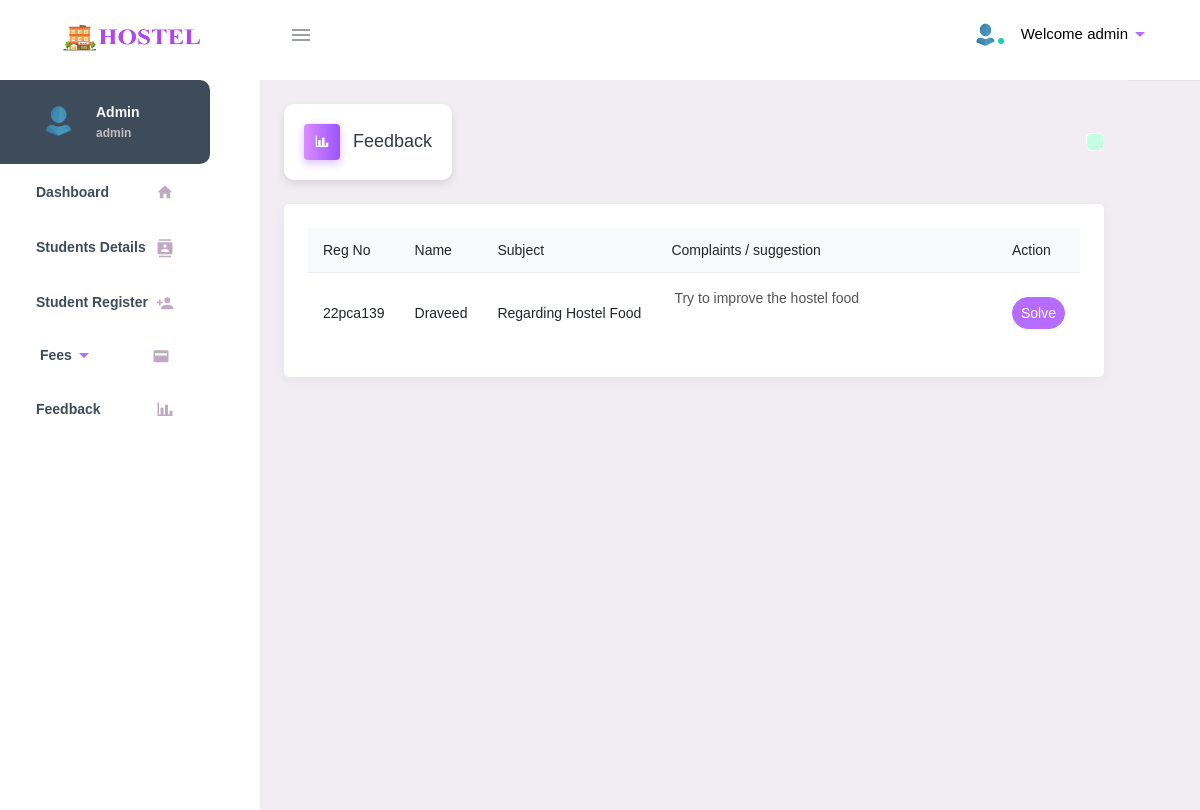
The app's page /admin/get_feedback.php (signed in), older data.
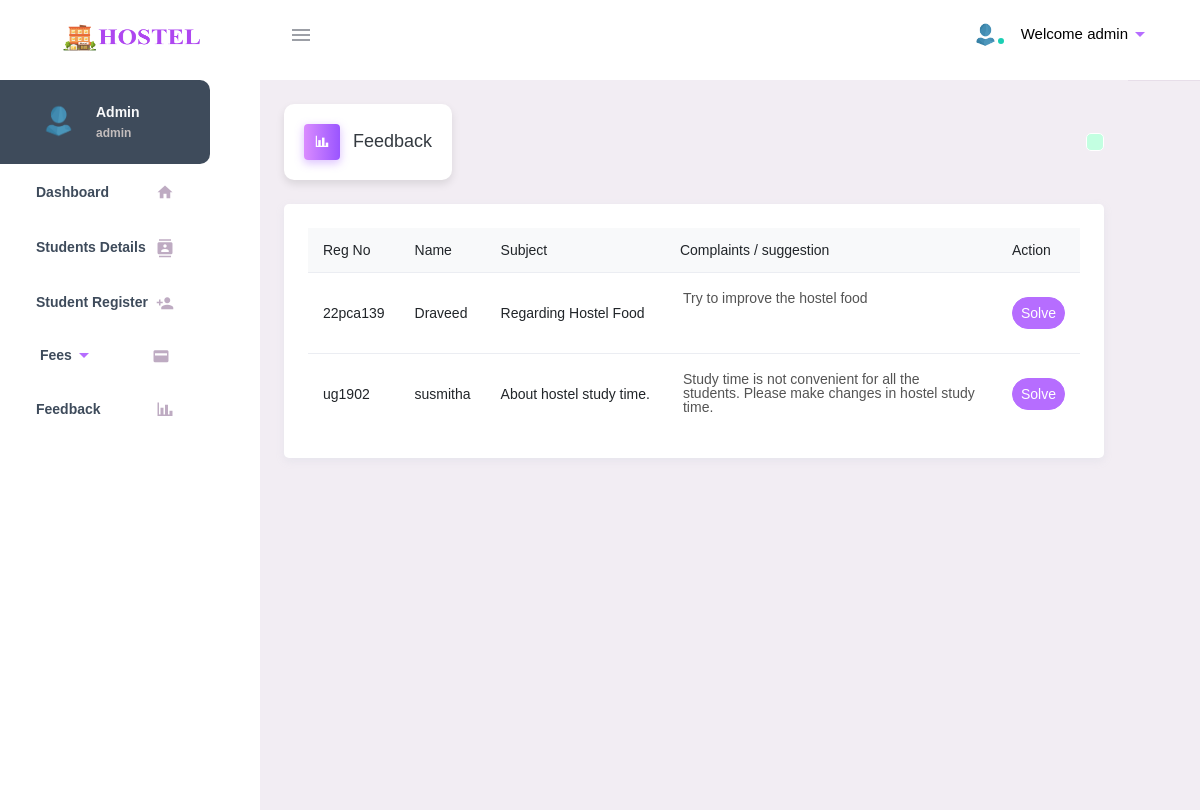
The same page, newer data.
### tables this page shows
CREATE TABLE `suggest` (
  `id` varchar(20) NOT NULL,
  `reg` varchar(20) NOT NULL,
  `name` varchar(50) NOT NULL,
  `sub` varchar(50) NOT NULL,
  `cmpl` varchar(250) NOT NULL,
  `status` varchar(20) DEFAULT 'pending'
);

### admin/get_feedback.php (the view, shortened to what this page needs)
<?php
include('../dbconnect.php');
$errorMessage = "";
?>
<!DOCTYPE html>
<html lang="en">
<head>
  <link rel="stylesheet" href="./include/materialdesignicons.min.css">
  <link rel="stylesheet" href="./include/vendor.bundle.base.css">
  <link rel="stylesheet" href="./include/style.css">
  <link rel="stylesheet" href="https://cdn.jsdelivr.net/npm/@mdi/font/css/materialdesignicons.min.css">
  <link rel="stylesheet" href="../dist/css/style.min.css">
  <link rel="stylesheet" href="./include/style.css">
  <link rel="stylesheet" href="./include/exstyle.css">
  <link rel="stylesheet" href="https://cdnjs.cloudflare.com/ajax/libs/font-awesome/5.15.3/css/all.min.css">
</head>
<body class="">
  <div class="container-scroller">
    <header class="topbar" data-navbarbg="skin6">
      <?php include 'navbar.php' ?>
    </header>
    <div class="container-fluid page-body-wrapper pt-0 proBanner-padding-top">
      <div class="navcantainer d-fixed">
        <?php include 'sidebar.php' ?>
      </div>
      <div class="main-panel">
        <div class="content-wrapper p-4">
          <div class="page-header">
            <h3 class="page-title" style="font-family: 'Montserrat Alternates', sans-serif;
">
              <span class="page-title-icon bg-gradient-primary text-white mr-2">
                <i class="mdi mdi-chart-bar menu-icon"></i>
              </span> Feedback
            </h3>
            <div id="successMessage" class="sucees p-2" style="display: none;">
            <?php echo $errorMessage; ?></div>
          </div>
          <form method="POST">
            <div class="grid-margin card p-4 stretch-card">
              <?php
              $qry = mysqli_query($connect, "select * from suggest");
              $hasData = false;
              while ($row = mysqli_fetch_array($qry)) {
                $hasData = true;
              }
              if ($hasData) {
              ?>
                <table class="table table-responsive-xl">
                  <thead class="grid-margin bg-light fs-1 fw-bolder">
                    <tr>
                      <th>Reg No</th>
                      <th>Name</th>
                      <th>Subject</th>
                      <th>Complaints / suggestion</th>
                      <th>Action</th>
                    </tr>
                  </thead>
                  <?php
                  mysqli_data_seek($qry, 0);
                  while ($row = mysqli_fetch_array($qry)) {
                  ?>
                    <tr>
                      <td>
                        <div><?php echo $row['reg']; ?></div>
                      </td>
                      <td>
                        <div><?php echo $row['name']; ?></div>
                      </td>
                      <td>
                        <div><?php echo $row['sub']; ?></div>
                      </td>
                      <td class="text-align:center;justify-content:center;align-items:center;display:flex">
                        <textarea name="" id="" style="background-color:white;border-color:white; width:100%;" cols="70" rows="3" disabled><?php echo $row['cmpl']; ?></textarea>
                      </td>
                      <td>
                        <button class="rounded-pill btn--blue btn pt-2 pb-2 pr-2 pl-2 btn-primary" id="solveButton">Solve</button>
                      </td>
                    </tr>
                  <?php
                  }
                  ?>
                </table>
              <?php
              } else {
              ?>
                <div style="display:block; text-align:center">
                  <img style="height: 300px; width:300px;" src="./include/no_feed.png" alt="">
                </div>
              <?php
              }
              ?>
            </div>
          </form>
        </div>
      </div>
      <footer class="footer">
        <div class="container-fluid clearfix">
        </div>
      </footer>
    </div>
  </div>
</body>
</html>

### admin/navbar.php (shortened to what this page needs)
<nav class="navbar default-layout-navbar col-lg-12 col-12 p-0 d-flex flex-row fixed-top">
  <div class="text-center navbar-brand-wrapper d-flex align-items-center justify-content-center">
    <a class="navbar-brand brand-logo" href="../index.php"><img src="../admin/include/HO_LOGO.png" alt="logo"></a>
  </div>
  <div class="navbar-menu-wrapper d-flex align-items-stretch">
    <button class="navbar-toggler navbar-toggler align-self-center" type="button" data-toggle="minimize">
      <span class="mdi mdi-menu"></span>
    </button>
    <ul class="navbar-nav navbar-nav-right">
      <li class="nav-item nav-profile dropdown">
        <a class="nav-link dropdown-toggle" id="profileDropdown" href="#" data-toggle="dropdown" aria-expanded="false">
          <div class="nav-profile-img">
            <img src="../admin/include/admin_logo.png" alt="image"style="height: 30px;">
            <span class="availability-status online"></span>
          </div>
          <div class="nav-profile-text">
            <p class="mb-1 text-black">Welcome <?php echo " " . $_SESSION['name']; ?></p>
          </div><i class="mdi mdi-menu-down mdi-24px text-primary"></i>
        </a>
      </li>
    </ul>
  </div>
</nav>

### admin/sidebar.php (shortened to what this page needs)
<nav class="sidebar sidebar-offcanvas m-0 fixed-left d-flex" id="sidebar">
    <ul class="nav">
        <li class="nav-item nav-profile bg-dark" style="  border-top-right-radius: 10px;
  border-bottom-right-radius: 10px;">
            <a href="" class="nav-link">
                <div class="nav-profile-image">
                    <img src="./include/admin_logo1.png" alt="profile" style="height: 40px;">
                </div>
                <div class="nav-profile-text d-flex flex-column">
                    <span class="font-weight-bold mb-2 text-light">Admin</span>
                    <span class="text-secondary text-small"><?php echo " " .$_SESSION['name']; ?></span>
                </div>
            </a>
        </li>
        <li class="nav-item">
            <a class="nav-link" href="admin_dashboard.php">
                <span class="menu-title">Dashboard</span>
                <i class="mdi mdi-home menu-icon"></i>
            </a>
        </li>
        <li class="nav-item">
            <a class="nav-link" href="Stud_detail.php">
                <span class="menu-title">Students Details</span>
                <i class="mdi mdi-contacts menu-icon"></i>
            </a>
        </li>
        <li class="nav-item">
            <a class="nav-link" href="stud_registration.php">
                <span class="menu-title">Student Register</span>
                <i class="mdi mdi-account-plus menu-icon pl-2"></i>
            </a>
        </li>
        <li class="nav-item">
    <a class="nav-link collapsed p-1" data-toggle="collapse" href="#ui-basic" aria-expanded="false" aria-controls="ui-basic" id="fees-menu">
        <span class="menu-title">Fees</span>
        <i class="mdi mdi-menu-down mdi-24px text-primary"></i>
        <i class="mdi mdi-credit-card menu-icon"></i>
    </a>
</li>
        <li class="nav-item">
            <a class="nav-link" href="get_feedback.php">
                <span class="menu-title">Feedback</span>
                <i class="mdi mdi-chart-bar menu-icon"></i>
            </a>
        </li>
    </ul>
</nav>

### admin/include/exstyle.css (style rules this page uses)
.page-title, .date, .time { background-color: #fff; box-shadow: 0 4px 8px rgba(0, 0, 0, 0.1); padding: 20px; border-radius: 10px; display: inline-block; }
.menu-icon { transition: transform 0.3s ease; }
body { font-family: Verdana, Geneva, sans-serif; font-size: 14px; }
.clearfix:after { content: ""; display: block; clear: both; visibility: hidden; height: 0; }

### admin/get_feedback.php (style rules this page uses)
.sucees { background-color: rgb(195, 255, 225); border-radius: 5px; border: 1px solid white; }

### admin/sidebar.php (style rules this page uses)
.nav-link span { font-weight: bolder; font-family: 'Montserrat Alternates', sans-serif; }

Row changes from the older to the newer data that the page shows:
added suggest: reg "ug1902", name "susmitha", sub "About hostel study time.", cmpl "Study time is not convenient for all the students. Please make changes in hostel study time."
